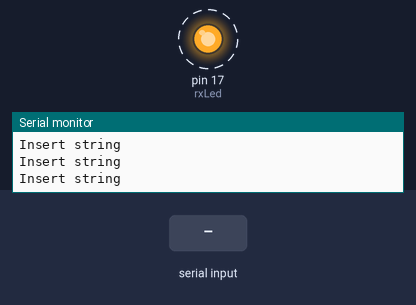
Bench run of a sketch on a simulated Arduino Leonardo, built with avr-gcc and run on an emulated ATmega32U4. Shown: output pins drawn as LEDs (lit = HIGH), the last lines printed to the serial monitor. Dashed ring = blinking. Inputs (shaded band) come from the test bench.

Above: at 1.25 s.
1.3 s: "5\n" received over Serial
At 2.1 s:
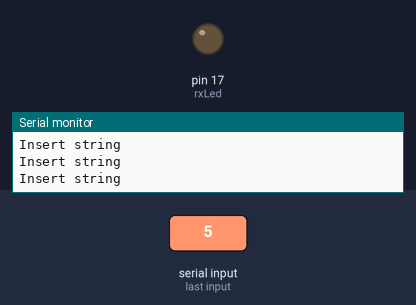
4.3 s: "90,45\n" received over Serial
At 5.34 s:
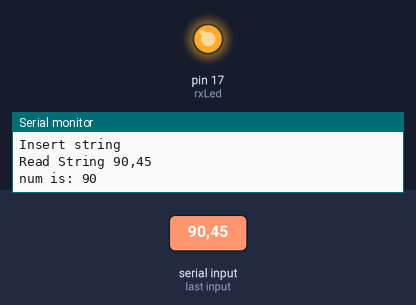
Timing chart, 0 to 13.3 s (numbered marks = the images above; inputs shaded):
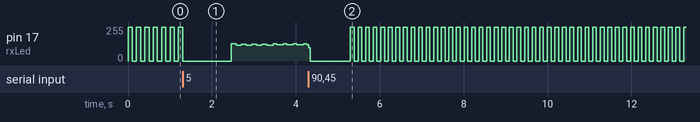

The sketch:

Micro_Blink_Sample.ino
```cpp
int rxLed = 17;
int delayTime = 100;

void setup() {
  // Define rxLed as output pin
  pinMode(rxLed, OUTPUT);
  Serial.begin(9600);
}

void loop() {
  readSerial();

  // Turning both LEDS on and waiting for a second
  turnLedOn();
  delay(delayTime);

  // Turn rxLed and TXLED off (TXLED does not have a pin, so using macro), then wait for a second
  turnLedOff();
  delay(delayTime);
}

void readSerial() {
  Serial.println("Insert string");

  if(Serial.available() > 0) {
    String incoming = Serial.readString();
    Serial.print("Read String ");
    Serial.println(incoming);

    int readNum = incoming.toInt();
    Serial.print("num is: ");
    Serial.println(readNum);

    if(readNum > 0) {
      delayTime = readNum;
    } else {
      delayTime = 1000;
    }
  }
}

void turnLedOn() {
  // Turning both LEDS on and waiting for a second
  digitalWrite(rxLed, HIGH);
  TXLED1;
  //Serial.println("LEDS on");
}

void turnLedOff() {
  digitalWrite(rxLed, LOW);
  TXLED0;
  //Serial.println("LEDs off");
}
```
